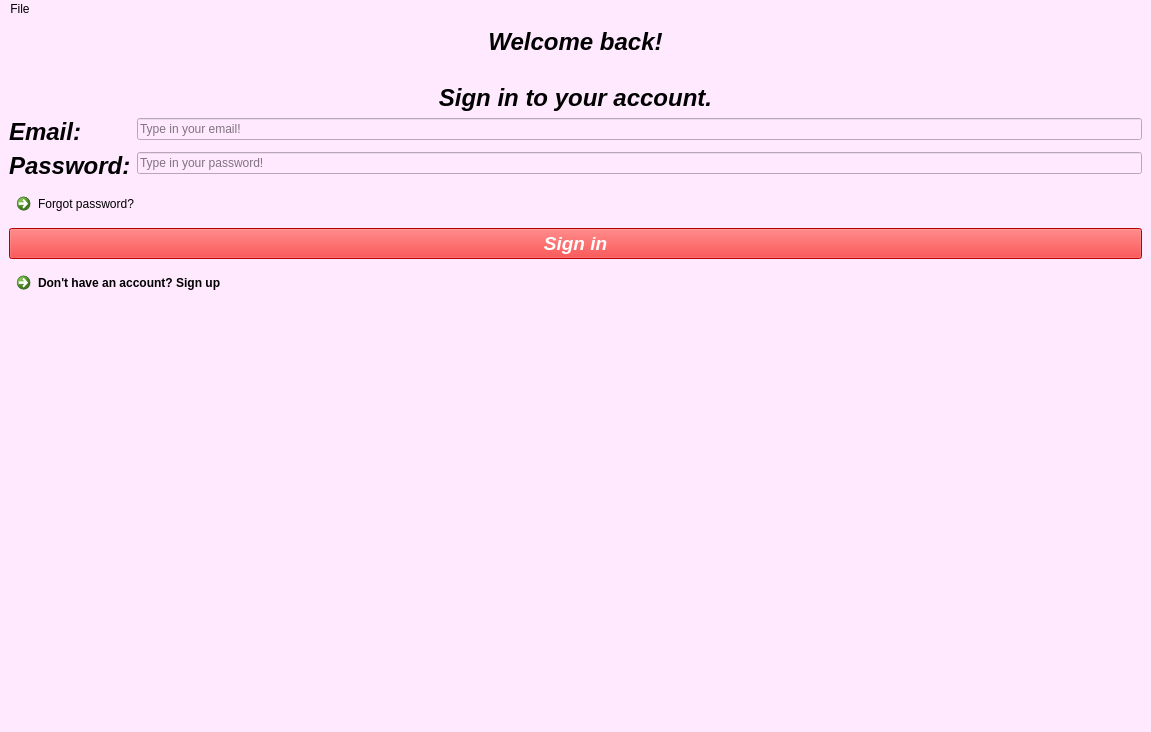
<?xml version="1.0" encoding="UTF-8"?>
<ui version="4.0">
 <class>MainWindow</class>
 <widget class="QMainWindow" name="MainWindow">
  <property name="geometry">
   <rect>
    <x>0</x>
    <y>0</y>
    <width>1151</width>
    <height>732</height>
   </rect>
  </property>
  <property name="windowTitle">
   <string>MainWindow</string>
  </property>
  <property name="styleSheet">
   <string notr="true">background-color: rgb(255, 233, 255);</string>
  </property>
  <widget class="QWidget" name="centralwidget">
   <layout class="QFormLayout" name="formLayout">
    <item row="0" column="0" colspan="2">
     <widget class="QLabel" name="label">
      <property name="font">
       <font>
        <family>Segoe UI</family>
        <pointsize>18</pointsize>
        <italic>true</italic>
        <bold>true</bold>
       </font>
      </property>
      <property name="styleSheet">
       <string notr="true">font: 700 italic 18pt &quot;Segoe UI&quot;;</string>
      </property>
      <property name="text">
       <string>Welcome back!

Sign in to your account.</string>
      </property>
      <property name="alignment">
       <set>Qt::AlignCenter</set>
      </property>
     </widget>
    </item>
    <item row="1" column="0">
     <widget class="QLabel" name="label_2">
      <property name="font">
       <font>
        <family>Segoe UI</family>
        <pointsize>18</pointsize>
        <italic>true</italic>
        <bold>true</bold>
       </font>
      </property>
      <property name="styleSheet">
       <string notr="true">font: 700 italic 18pt &quot;Segoe UI&quot;;</string>
      </property>
      <property name="text">
       <string>Email:</string>
      </property>
      <property name="alignment">
       <set>Qt::AlignCenter</set>
      </property>
     </widget>
    </item>
    <item row="1" column="1">
     <widget class="QLineEdit" name="email">
      <property name="autoFillBackground">
       <bool>false</bool>
      </property>
      <property name="styleSheet">
       <string notr="true"/>
      </property>
      <property name="alignment">
       <set>Qt::AlignLeading|Qt::AlignLeft|Qt::AlignVCenter</set>
      </property>
      <property name="placeholderText">
       <string>Type in your email!</string>
      </property>
     </widget>
    </item>
    <item row="2" column="0">
     <widget class="QLabel" name="label_3">
      <property name="font">
       <font>
        <family>Segoe UI</family>
        <pointsize>18</pointsize>
        <italic>true</italic>
        <bold>true</bold>
       </font>
      </property>
      <property name="styleSheet">
       <string notr="true">font: 700 italic 18pt &quot;Segoe UI&quot;;</string>
      </property>
      <property name="text">
       <string>Password:</string>
      </property>
     </widget>
    </item>
    <item row="2" column="1">
     <widget class="QLineEdit" name="password">
      <property name="echoMode">
       <enum>QLineEdit::Password</enum>
      </property>
      <property name="alignment">
       <set>Qt::AlignLeading|Qt::AlignLeft|Qt::AlignVCenter</set>
      </property>
      <property name="placeholderText">
       <string>Type in your password!</string>
      </property>
     </widget>
    </item>
    <item row="3" column="0" colspan="2">
     <widget class="QCommandLinkButton" name="forgot_password">
      <property name="palette">
       <palette>
        <active>
         <colorrole role="Button">
          <brush brushstyle="SolidPattern">
           <color alpha="255">
            <red>255</red>
            <green>233</green>
            <blue>255</blue>
           </color>
          </brush>
         </colorrole>
         <colorrole role="BrightText">
          <brush brushstyle="SolidPattern">
           <color alpha="255">
            <red>7</red>
            <green>64</green>
            <blue>229</blue>
           </color>
          </brush>
         </colorrole>
         <colorrole role="ButtonText">
          <brush brushstyle="SolidPattern">
           <color alpha="255">
            <red>21</red>
            <green>28</green>
            <blue>85</blue>
           </color>
          </brush>
         </colorrole>
         <colorrole role="Base">
          <brush brushstyle="SolidPattern">
           <color alpha="255">
            <red>255</red>
            <green>233</green>
            <blue>255</blue>
           </color>
          </brush>
         </colorrole>
         <colorrole role="Window">
          <brush brushstyle="SolidPattern">
           <color alpha="255">
            <red>255</red>
            <green>233</green>
            <blue>255</blue>
           </color>
          </brush>
         </colorrole>
        </active>
        <inactive>
         <colorrole role="Button">
          <brush brushstyle="SolidPattern">
           <color alpha="255">
            <red>255</red>
            <green>233</green>
            <blue>255</blue>
           </color>
          </brush>
         </colorrole>
         <colorrole role="Base">
          <brush brushstyle="SolidPattern">
           <color alpha="255">
            <red>255</red>
            <green>233</green>
            <blue>255</blue>
           </color>
          </brush>
         </colorrole>
         <colorrole role="Window">
          <brush brushstyle="SolidPattern">
           <color alpha="255">
            <red>255</red>
            <green>233</green>
            <blue>255</blue>
           </color>
          </brush>
         </colorrole>
        </inactive>
        <disabled>
         <colorrole role="Button">
          <brush brushstyle="SolidPattern">
           <color alpha="255">
            <red>255</red>
            <green>233</green>
            <blue>255</blue>
           </color>
          </brush>
         </colorrole>
         <colorrole role="Base">
          <brush brushstyle="SolidPattern">
           <color alpha="255">
            <red>255</red>
            <green>233</green>
            <blue>255</blue>
           </color>
          </brush>
         </colorrole>
         <colorrole role="Window">
          <brush brushstyle="SolidPattern">
           <color alpha="255">
            <red>255</red>
            <green>233</green>
            <blue>255</blue>
           </color>
          </brush>
         </colorrole>
        </disabled>
       </palette>
      </property>
      <property name="font">
       <font>
        <family>Segoe UI</family>
        <pointsize>9</pointsize>
        <italic>false</italic>
        <bold>false</bold>
       </font>
      </property>
      <property name="styleSheet">
       <string notr="true"/>
      </property>
      <property name="text">
       <string>Forgot password?</string>
      </property>
     </widget>
    </item>
    <item row="5" column="0" colspan="2">
     <widget class="QCommandLinkButton" name="register_button">
      <property name="text">
       <string>Don't have an account? Sign up </string>
      </property>
     </widget>
    </item>
    <item row="4" column="0" colspan="2">
     <widget class="QPushButton" name="pushButton">
      <property name="font">
       <font>
        <family>Segoe UI</family>
        <pointsize>14</pointsize>
        <italic>true</italic>
        <bold>true</bold>
       </font>
      </property>
      <property name="styleSheet">
       <string notr="true">background-color: red;
color: rgb(255, 255, 255);
font: 700 italic 14pt &quot;Segoe UI&quot;;
selection-background-color: rgb(85, 170, 127);</string>
      </property>
      <property name="text">
       <string>Sign in</string>
      </property>
     </widget>
    </item>
   </layout>
   <zorder>label</zorder>
   <zorder>label_2</zorder>
   <zorder>label_3</zorder>
   <zorder>password</zorder>
   <zorder>forgot_password</zorder>
   <zorder>register_button</zorder>
   <zorder>email</zorder>
   <zorder>pushButton</zorder>
  </widget>
  <widget class="QMenuBar" name="menubar">
   <property name="geometry">
    <rect>
     <x>0</x>
     <y>0</y>
     <width>1151</width>
     <height>22</height>
    </rect>
   </property>
   <widget class="QMenu" name="menuFile">
    <property name="title">
     <string>File</string>
    </property>
    <addaction name="actionClose"/>
   </widget>
   <addaction name="menuFile"/>
  </widget>
  <widget class="QStatusBar" name="statusbar"/>
  <action name="actionClose">
   <property name="text">
    <string>Close</string>
   </property>
  </action>
  <action name="actionSettings">
   <property name="text">
    <string>Settings</string>
   </property>
  </action>
 </widget>
 <resources>
  <include location="../../Documents/RESURSE.qrc"/>
 </resources>
 <connections/>
</ui>
